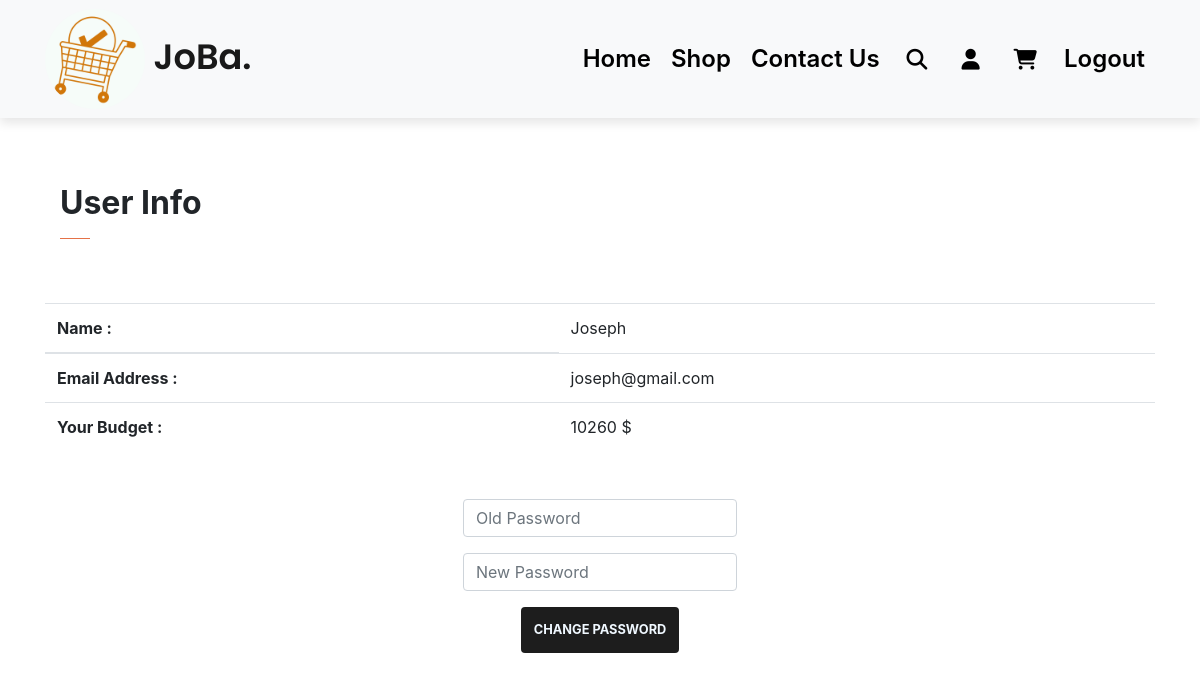
The page /profile (signed in) on the database its author committed.
### JoBa/models.py (models this page shows)
class User(db.Model, UserMixin):
    id = db.Column(db.Integer, primary_key=True)
    email = db.Column(db.String(150), unique=True)
    password = db.Column(db.String(150))
    first_name = db.Column(db.String(150))
    budget = db.Column(db.Integer)
    products = db.relationship('Product')

### JoBa/auth.py (the view, shortened to what this page needs)
@auth.route("/profile", methods=["GET", "POST"])
@login_required
def profile():
    if request.method == "GET":
        return render_template("profile.html", title="JoBa-Profile", user=current_user)

### JoBa/__init__.py (called while the page is built)
def create_app():
    app = Flask(__name__)
    app.config["SECRET_KEY"] = "yousefsoftware2002engineer98"  # Use to secret you login session and your website date
    app.config["SQLALCHEMY_DATABASE_URI"] = f"sqlite:///{DB_Name}"
    db.init_app(app)
    from .views import views
    from .auth import auth
    app.register_blueprint(views, url_prefix="/")
    app.register_blueprint(auth, url_prefix="/")
    from .models import User, Product
    with app.app_context():
        db.create_all()
    login_manager = LoginManager()
    login_manager.login_view = "auth.login"
    login_manager.init_app(app)
    @login_manager.user_loader
    def load_user(id):
        return User.query.get(int(id))
    return app

### JoBa/templates/profile.html (shortened to what this page needs)
<!DOCTYPE html>
<html lang="en">
<head>
    <link rel="stylesheet" href="{{ url_for('static', filename='css/style.css')}}">
    <link rel="stylesheet" href="https://cdnjs.cloudflare.com/ajax/libs/font-awesome/6.2.0/css/all.min.css">
    <link rel="stylesheet" href="https://cdn.jsdelivr.net/npm/bootstrap@4.6.2/dist/css/bootstrap.min.css">    <link rel="stylesheet" href="https://cdnjs.cloudflare.com/ajax/libs/font-awesome/6.2.0/css/all.min.css">
</head>
<body>
  <nav class="navbar navbar-expand-lg navbar-light bg-light py-1 fixed-top">
  <div class="container">
      <a class="navbar-brand" href="/">
        <img src="static/images/logo/white.png" alt="logo" class="nav-logo">
        JoBa.
      </a>
      <div class="collapse navbar-collapse" id="navbarSupportedContent">
        <ul class="navbar-nav ml-auto">
          {% if user.is_authenticated %}
              <li class="nav-item">
                <a class="nav-link" href="/">Home</a>
              </li>
              <li class="nav-item">
                <a class="nav-link" href="shop1">Shop</a>
              </li>
              <li class="nav-item">
                <a class="nav-link" href="contact_us">Contact Us</a>
              </li>
              <li class="nav-item">
                <a class="nav-link"><i class="fa-solid fa-magnifying-glass"></i></a>
              </li>
              <li class="nav-item">
                <a class="nav-link" href="profile"><i class="fa-solid fa-user"></i></a>
              </li>
              <li class="nav-item">
                <a class="nav-link" href="cart"><i class="fa-solid fa-cart-shopping"></i></a>
              </li>
              <li class="nav-item">
                <a class="nav-link" href="logout">Logout</a>
              </li>
            {% endif %}
        </ul>
      </div>
    </div>
  </nav>
    <div class="container my-5 pt-3">
      <div class="container py-5">
        <h2 class="font-weight-bold">User Info</h2>
        <hr>
      </div>
      <table class="table mb-5">
          <thead>
            <tr>
              <th scope="col">Name :</th>
              <td scope="col">{{user.first_name}}</td>
            </tr>
          </thead>
          <tbody>
            <tr>
              <th scope="row">Email Address :</th>
              <td>{{user.email}}</td>
            </tr>
            <tr>
              <th scope="row">Your Budget :</th>
              <td>{{user.budget}} $</td>
            </tr>
          </tbody>
        </table>
        <form method="POST">
          <div class="mb-3">
              <input class="form-control mx-auto w-auto" id="password" name="my_password" placeholder="Old Password" type="password">
          </div>
          <div class="mb-3">
              <input class="form-control mx-auto w-auto" id="password" name="new_password" placeholder="New Password" type="password">
          </div>
          <div class="col text-center">
              <button class="btn btn-default" type="submit">Change Password</button>
          </div>
      </form>
    </div>
</body>
</html>

### JoBa/static/css/style.css (style rules this page uses)
* { margin: 0; padding: 0; box-sizing: border-box; }
body { font-family: 'Poppins', sans-serif; }
h2 { font-size: 1.8rem; font-weight: 600; }
button.btn { font-size: 0.8rem; font-weight: 700; outline: none; border: none; padding: 13px; text-transform: uppercase; background-color: #1d1d1d; color: aliceblue; cursor: pointer; transition: 0.3s ease; }
hr { width: 30px; height: 2px; background-color: coral; }
.navbar { font-size: 20px; top: 0; left: 0; box-shadow: 0 5px 10px rgba(0,0,0,0.1); }
.nav-logo { width: 100px; height: 100px; border-radius: 50%; }
.navbar-light .navbar-brand { font-size: 2.2rem; font-weight: 600; font-family: 'Poppins', sans-serif; }
.navbar-light .navbar-collapse .navbar-nav .nav-link { color: black; padding: 0 20px; transition: 0.3s ease; }
.navbar i { padding: 0 7px; font-size: 1.3rem; cursor: pointer; transition: 0.3s ease; }
.navbar-light .navbar-collapse .navbar-nav .nav-link { padding: 10px; font-size: 1.5rem; font-weight: 600; }

### rows shown on the page
User: first_name "Joseph", email "joseph@gmail.com", budget "10260"
